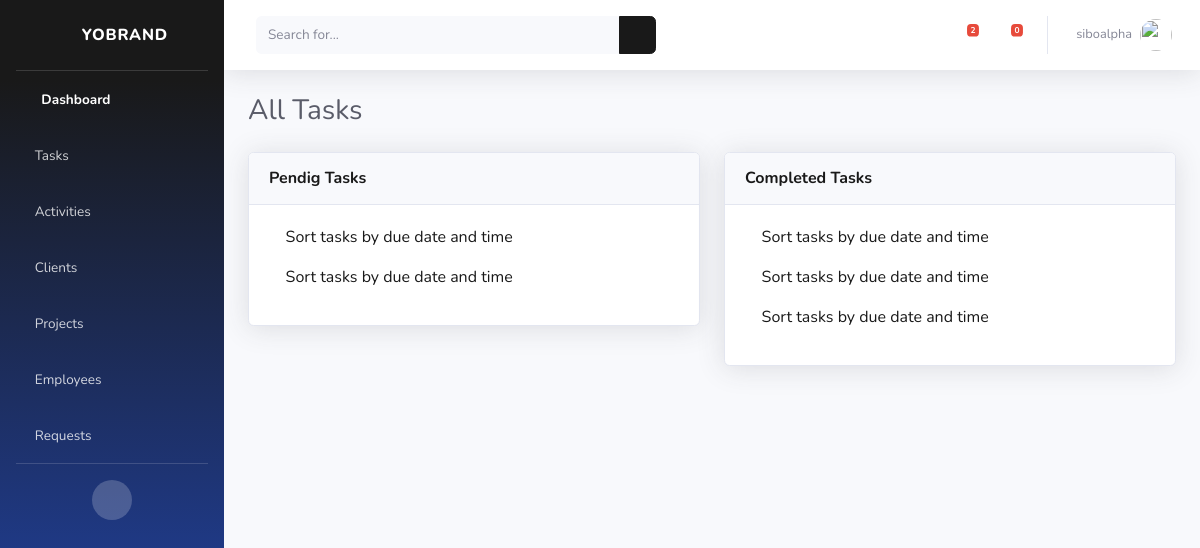
Page /tasks/ (signed in) on the committed database.
### cms/models.py (models this page shows, shortened)
class Task(models.Model):
    title = models.CharField(max_length=40, null=True)
    description = models.TextField(max_length=200, null=True)
    employee = models.ForeignKey(User, on_delete=models.SET_NULL, null=True)
    project = models.ForeignKey(Project, on_delete=models.SET_NULL ,null=True)
    complete = models.BooleanField(default=False)
    due_date = models.DateField(auto_now_add=False, null=True)
    due_time = models.TimeField(auto_now_add=False, null=True)

### cms/views.py (the view)
# urls.py: path('tasks/', views.tasks, name="tasks"),
@login_required(login_url='login')
def tasks(request):
    tasks = Task.objects.filter(employee=request.user).order_by('due_date', 'due_time')
    tasks_notification = Task.objects.filter(employee=request.user, complete = False).count()
    requests = EmployeeRequest.objects.filter(to_user=request.user)
    requests_notification = requests.count
    context = {'tasks': tasks, 'tasks_notification': tasks_notification, 'requests': requests, 'requests_notification': requests_notification}
    return render(request, 'cms/tasks.html', context)

### cms/templates/cms/tasks.html
{% extends 'cms/base.html' %}
{% block content %}
<div class="container-fluid">
    <div class="d-sm-flex align-items-center justify-content-between mb-4">
        <h1 class="h3 mb-0 text-gray-800">All Tasks</h1>
    </div>
    <div class="row">
        <div class="col-lg-6">
            <div class="card shadow mb-4">
                <div class="card-header py-3 d-flex flex-row align-items-center justify-content-between">
                    <h6 class="m-0 font-weight-bold text-primary"> Pendig Tasks</h6>
                </div>
                <div class="card-body">
                    {% for task in tasks %}
                    {% if task.complete == False %}
                    <a href="{% url 'task' task.id %}">
                        <p><span><i class="far fa-dot-circle" style='color:red'></i><span> </span>{{task.title}}</p>
                    </a>
                    {% endif %}
                    {% endfor %}
                </div>
            </div>
        </div>
        <div class="col-lg-6">
            <div class="card shadow mb-4">
                <div class="card-header py-3 d-flex flex-row align-items-center justify-content-between">
                    <h6 class="m-0 font-weight-bold text-primary"> Completed Tasks</h6>
                </div>
                <div class="card-body">
                    {% for task in tasks %}
                    {% if task.complete %}
                    <a href="{% url 'task' task.id %}">
                        <p><span><i class="far fa-check-circle" style='color:green'></i><span> </span>{{task.title}}</p>
                    </a>
                    {% endif %}
                    {% endfor %}
                </div>
            </div>
        </div>
    </div>
</div>
{% endblock %}

### cms/templates/cms/base.html (shortened to what this page needs)
<!DOCTYPE html>
{% load static %}
<html lang="en">
<head>
    <link href="{% static 'vendor/fontawesome-free/css/all.min.css' %}" rel="stylesheet" type="text/css">
    <link href="{% static 'css/sb-admin-2.min.css' %}" rel="stylesheet">
</head>
<body id="page-top">
    <div id="wrapper">
        <ul class="navbar-nav bg-gradient-primary sidebar sidebar-dark accordion" id="accordionSidebar">
            <a class="sidebar-brand d-flex align-items-center justify-content-center" href="{% url 'dashboard' %}">
                <div class="sidebar-brand-icon rotate-n-15">
                    <i class="fas fa-laugh-wink"></i>
                </div>
                <div class="sidebar-brand-text mx-3">Yobrand</div>
            </a>
            <hr class="sidebar-divider my-0">
            <li class="nav-item active">
                <a class="nav-link" href="{% url 'dashboard' %}">
                    <i class="fas fa-fw fa-tachometer-alt"></i>
                    <span>Dashboard</span></a>
            </li>
            <li class="nav-item">
                <a class="nav-link collapsed" href="#" data-toggle="collapse" data-target="#menuItemTasks"
                    aria-expanded="true" aria-controls="menuItemTasks">
                    <i class="fas fa-clipboard-list"></i>
                    <span>Tasks</span>
                </a>
            </li>
            <li class="nav-item">
                <a class="nav-link collapsed" href="#" data-toggle="collapse" data-target="#menuItemActivities"
                    aria-expanded="true" aria-controls="menuItemActivities">
                    <i class="fas fa-network-wired"></i>
                    <span>Activities</span>
                </a>
            </li>
            <li class="nav-item">
                <a class="nav-link collapsed" href="#" data-toggle="collapse" data-target="#menuItemClients"
                    aria-expanded="true" aria-controls="menuItemClients">
                    <i class="fas fa-users"></i>
                    <span>Clients</span>
                </a>
            </li>
            <li class="nav-item">
                <a class="nav-link collapsed" href="#" data-toggle="collapse" data-target="#menuItemProjects"
                    aria-expanded="true" aria-controls="menuItemProjects">
                    <i class="fas fa-database"></i>
                    <span>Projects</span>
                </a>
            </li>
            <li class="nav-item">
                <a class="nav-link collapsed" href="#" data-toggle="collapse" data-target="#menuItemEmployees"
                    aria-expanded="true" aria-controls="menuItemEmployees">
                    <i class="fas fa-users"></i>
                    <span>Employees</span>
                </a>
            </li>
            <li class="nav-item">
                <a class="nav-link collapsed" href="#" data-toggle="collapse" data-target="#menuItemRequests"
                    aria-expanded="true" aria-controls="menuItemRequests">
                    <i class="fas fa-comments"></i>
                    <span>Requests</span>
                </a>
            </li>
            <hr class="sidebar-divider d-none d-md-block">
            <div class="text-center d-none d-md-inline">
                <button class="rounded-circle border-0" id="sidebarToggle"></button>
            </div>
        </ul>
        <div id="content-wrapper" class="d-flex flex-column">
            <div id="content">
                <nav class="navbar navbar-expand navbar-light bg-white topbar mb-4 static-top shadow">
                    <form
                        class="d-none d-sm-inline-block form-inline mr-auto ml-md-3 my-2 my-md-0 mw-100 navbar-search">
                        <div class="input-group">
                            <input type="text" class="form-control bg-light border-0 small" placeholder="Search for..."
                                aria-label="Search" aria-describedby="basic-addon2">
                            <div class="input-group-append">
                                <button class="btn btn-primary" type="button">
                                    <i class="fas fa-search fa-sm"></i>
                                </button>
                            </div>
                        </div>
                    </form>
                    <ul class="navbar-nav ml-auto">
                        <li class="nav-item dropdown no-arrow mx-1">
                            <a class="nav-link dropdown-toggle" href="#" id="alertsDropdown" role="button"
                                data-toggle="dropdown" aria-haspopup="true" aria-expanded="false">
                                <i class="fas fa-bell fa-fw"></i>
                                {% if tasks_notification %}
                                <span class="badge badge-danger badge-counter">{{tasks_notification}}</span>
                                {% endif %}
                            </a>
                        </li>
                        <li class="nav-item dropdown no-arrow mx-1">
                            <a class="nav-link dropdown-toggle" href="#" id="messagesDropdown" role="button"
                                data-toggle="dropdown" aria-haspopup="true" aria-expanded="false">
                                <i class="fas fa-comments"></i>
                                <span class="badge badge-danger badge-counter">{{requests_notification}}</span>
                            </a>
                        </li>
                        <li class="nav-item dropdown no-arrow">
                            <a class="nav-link dropdown-toggle" href="#" id="userDropdown" role="button"
                                data-toggle="dropdown" aria-haspopup="true" aria-expanded="false">
                                <span class="mr-2 d-none d-lg-inline text-gray-600 small">{{request.user}}</span>
                                <img class="img-profile rounded-circle" src="{% static 'img/undraw_profile.svg' %}">
                            </a>
                        </li>
                    </ul>
                </nav>
                {% block content%}
                {% endblock %}
</body>
</html>

### rows in the picture
Task: title "Sort tasks by due date and time"
Task: title "Sort tasks by due date and time"
Task: title "Sort tasks by due date and time"
Task: title "Sort tasks by due date and time"
Task: title "Sort tasks by due date and time"

### other values in the picture
{{ tasks_notification }} "2"
{{ requests_notification }} "0"
{{ request.user }} "siboalpha"
